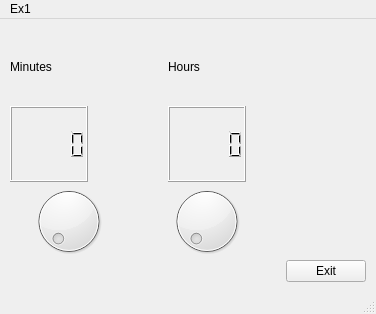
<?xml version="1.0" encoding="UTF-8"?>
<ui version="4.0">
 <class>MainWindow</class>
 <widget class="QMainWindow" name="MainWindow">
  <property name="geometry">
   <rect>
    <x>0</x>
    <y>0</y>
    <width>376</width>
    <height>314</height>
   </rect>
  </property>
  <property name="windowTitle">
   <string>MainWindow</string>
  </property>
  <widget class="QWidget" name="centralwidget">
   <layout class="QHBoxLayout" name="horizontalLayout">
    <item>
     <layout class="QGridLayout" name="gridLayout" rowstretch="1,1,1,1" columnstretch="1,1,1,1,1,1,1,1,1" rowminimumheight="1,1,1,1" columnminimumwidth="1,1,1,1,1,1,1,1,1">
      <property name="sizeConstraint">
       <enum>QLayout::SetMinAndMaxSize</enum>
      </property>
      <property name="leftMargin">
       <number>1</number>
      </property>
      <property name="topMargin">
       <number>1</number>
      </property>
      <property name="rightMargin">
       <number>1</number>
      </property>
      <property name="bottomMargin">
       <number>1</number>
      </property>
      <property name="spacing">
       <number>1</number>
      </property>
      <item row="1" column="0" colspan="2">
       <widget class="QLCDNumber" name="hoursLcdNumber"/>
      </item>
      <item row="1" column="2" colspan="2">
       <spacer name="horizontalSpacer_6">
        <property name="orientation">
         <enum>Qt::Horizontal</enum>
        </property>
        <property name="sizeHint" stdset="0">
         <size>
          <width>40</width>
          <height>20</height>
         </size>
        </property>
       </spacer>
      </item>
      <item row="1" column="4" colspan="2">
       <widget class="QLCDNumber" name="minLcdNumber"/>
      </item>
      <item row="1" column="6" colspan="3">
       <spacer name="horizontalSpacer_3">
        <property name="orientation">
         <enum>Qt::Horizontal</enum>
        </property>
        <property name="sizeHint" stdset="0">
         <size>
          <width>40</width>
          <height>20</height>
         </size>
        </property>
       </spacer>
      </item>
      <item row="2" column="0" colspan="3">
       <widget class="QDial" name="hourDial">
        <property name="maximum">
         <number>23</number>
        </property>
       </widget>
      </item>
      <item row="2" column="3" colspan="4">
       <widget class="QDial" name="minDial">
        <property name="maximum">
         <number>59</number>
        </property>
       </widget>
      </item>
      <item row="2" column="8">
       <spacer name="horizontalSpacer_2">
        <property name="orientation">
         <enum>Qt::Horizontal</enum>
        </property>
        <property name="sizeHint" stdset="0">
         <size>
          <width>40</width>
          <height>20</height>
         </size>
        </property>
       </spacer>
      </item>
      <item row="3" column="0" colspan="7">
       <spacer name="horizontalSpacer">
        <property name="orientation">
         <enum>Qt::Horizontal</enum>
        </property>
        <property name="sizeHint" stdset="0">
         <size>
          <width>208</width>
          <height>20</height>
         </size>
        </property>
       </spacer>
      </item>
      <item row="3" column="7" colspan="2">
       <widget class="QPushButton" name="exitButton">
        <property name="text">
         <string>Exit</string>
        </property>
       </widget>
      </item>
      <item row="0" column="0" colspan="2">
       <widget class="QLabel" name="minutesLabel">
        <property name="text">
         <string>Minutes</string>
        </property>
       </widget>
      </item>
      <item row="0" column="2" colspan="2">
       <spacer name="horizontalSpacer_5">
        <property name="orientation">
         <enum>Qt::Horizontal</enum>
        </property>
        <property name="sizeHint" stdset="0">
         <size>
          <width>40</width>
          <height>20</height>
         </size>
        </property>
       </spacer>
      </item>
      <item row="0" column="6">
       <spacer name="horizontalSpacer_4">
        <property name="orientation">
         <enum>Qt::Horizontal</enum>
        </property>
        <property name="sizeHint" stdset="0">
         <size>
          <width>40</width>
          <height>20</height>
         </size>
        </property>
       </spacer>
      </item>
      <item row="0" column="4" colspan="2">
       <widget class="QLabel" name="hoursLabel">
        <property name="text">
         <string>Hours</string>
        </property>
       </widget>
      </item>
     </layout>
    </item>
   </layout>
  </widget>
  <widget class="QMenuBar" name="menubar">
   <property name="geometry">
    <rect>
     <x>0</x>
     <y>0</y>
     <width>376</width>
     <height>22</height>
    </rect>
   </property>
   <widget class="QMenu" name="menuEx1">
    <property name="title">
     <string>Ex1</string>
    </property>
   </widget>
   <addaction name="menuEx1"/>
  </widget>
  <widget class="QStatusBar" name="statusbar"/>
 </widget>
 <resources/>
 <connections>
  <connection>
   <sender>hourDial</sender>
   <signal>sliderMoved(int)</signal>
   <receiver>hoursLcdNumber</receiver>
   <slot>display(int)</slot>
   <hints>
    <hint type="sourcelabel">
     <x>63</x>
     <y>188</y>
    </hint>
    <hint type="destinationlabel">
     <x>72</x>
     <y>111</y>
    </hint>
   </hints>
  </connection>
  <connection>
   <sender>minDial</sender>
   <signal>sliderMoved(int)</signal>
   <receiver>minLcdNumber</receiver>
   <slot>display(int)</slot>
   <hints>
    <hint type="sourcelabel">
     <x>234</x>
     <y>157</y>
    </hint>
    <hint type="destinationlabel">
     <x>224</x>
     <y>120</y>
    </hint>
   </hints>
  </connection>
  <connection>
   <sender>exitButton</sender>
   <signal>clicked()</signal>
   <receiver>MainWindow</receiver>
   <slot>close()</slot>
   <hints>
    <hint type="sourcelabel">
     <x>263</x>
     <y>265</y>
    </hint>
    <hint type="destinationlabel">
     <x>842</x>
     <y>355</y>
    </hint>
   </hints>
  </connection>
 </connections>
</ui>
